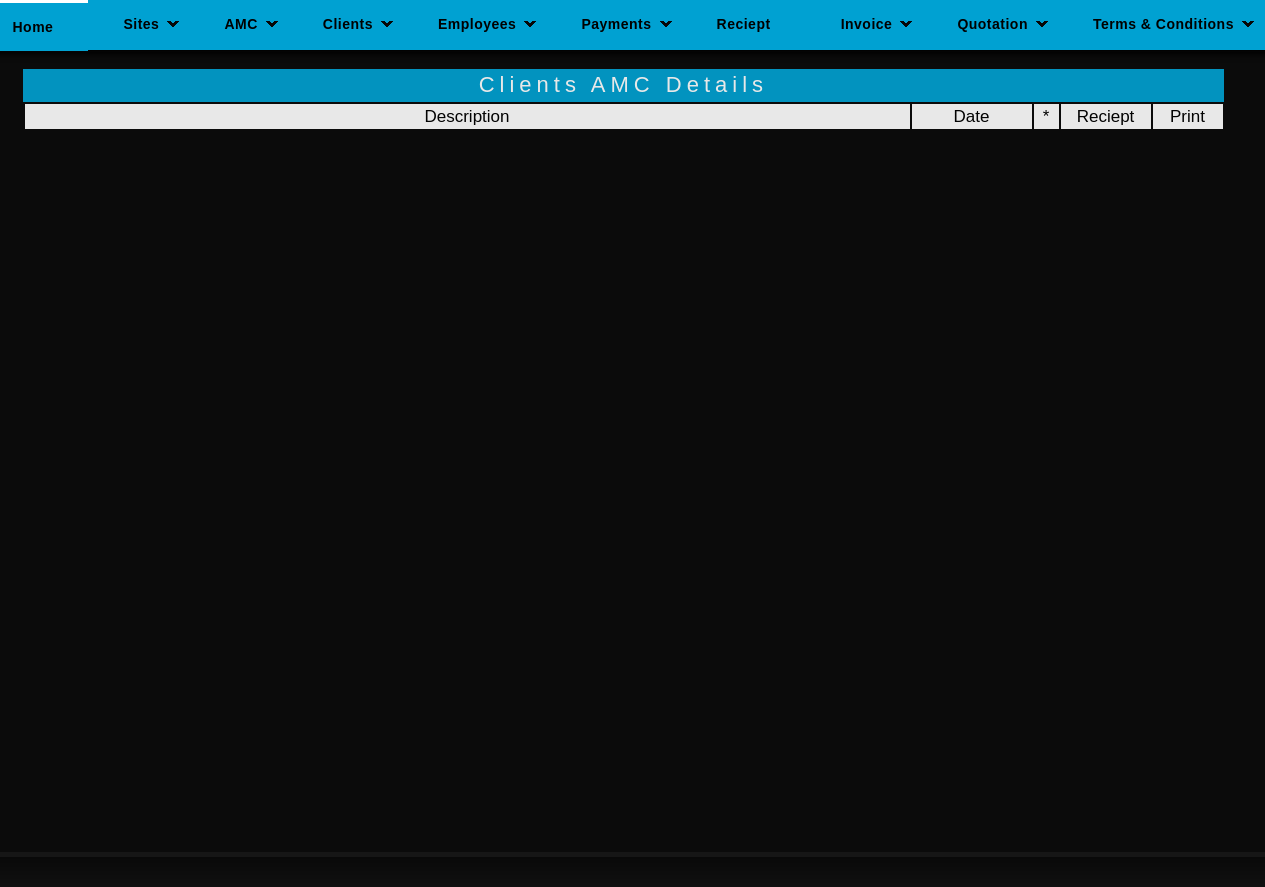
Before: /reciept_detail.php?id=89 with the older database file.
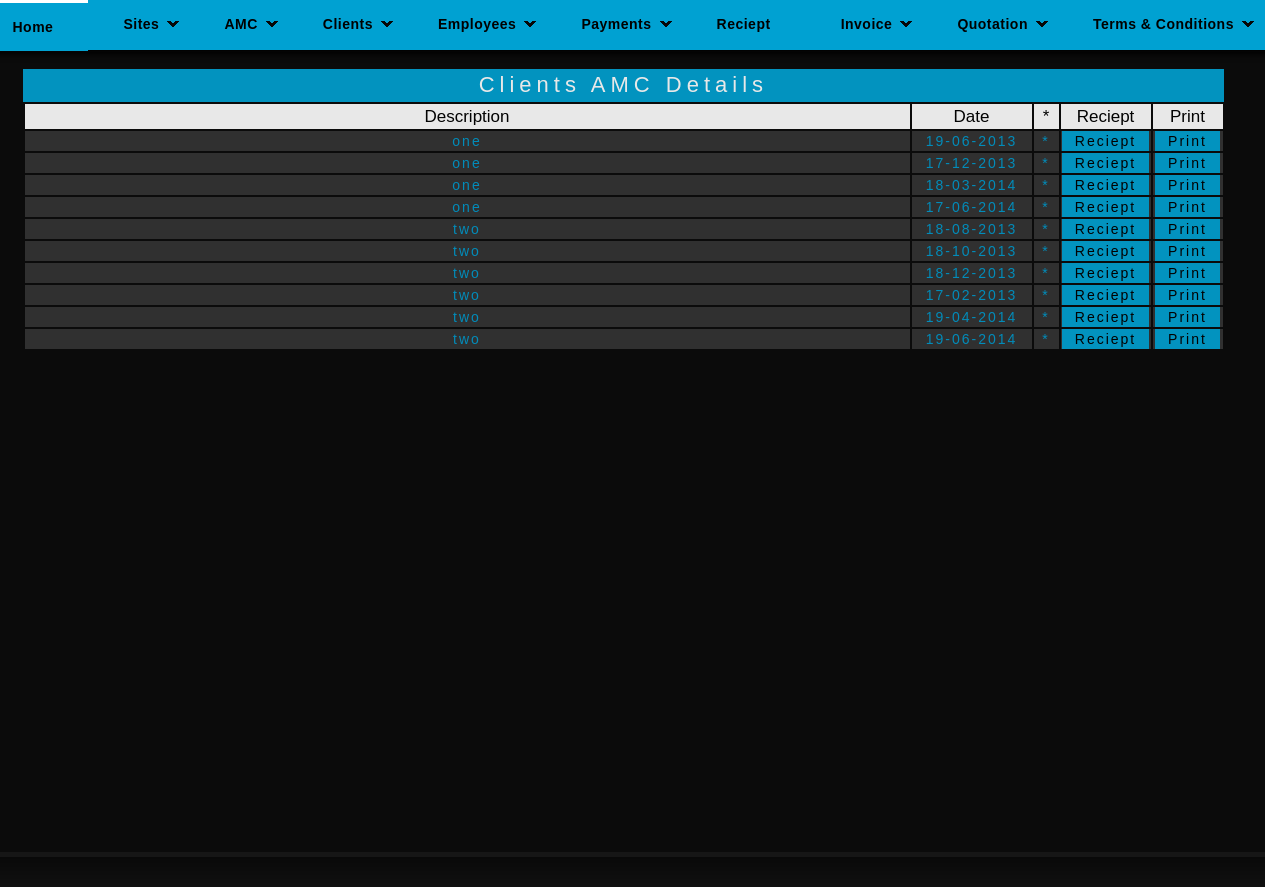
After: the same page with the newer database file.
### tables this page shows
CREATE TABLE IF NOT EXISTS `reminder` (
  `r_id` int(11) NOT NULL AUTO_INCREMENT,
  `i_id` int(11) NOT NULL,
  `r_name` varchar(25) NOT NULL,
  `r_des` varchar(100) NOT NULL,
  `r_date` date NOT NULL,
  `r_r` varchar(11) NOT NULL,
  PRIMARY KEY (`r_id`)
);

### reciept_detail.php (the view, shortened to what this page needs)
<?php
	$a=$_REQUEST['id'];
	$c_qry_f="select * from reminder where i_id='$a'";
	$c_res_f=mysql_query($c_qry_f);
?>
<html>
<head>
<link rel="stylesheet" href="styles.css" type="text/css" />
</head>
<body>
<div id="container">
	    <?php
	include("header.php");
	?>
    <div id="sub-header">
	<div class="quo">
    	<br />
		<div class="quotation"><center>Clients AMC Details</center></div>
        <div>
		<form action="" method="post">
        <table>
        <tr class="emp_header5">
        <td width="885">Description</td>
        <td width="120">Date</td>
        <td width="25">*</td>
        <td width="90">Reciept</td>
        <td width="70">Print</td>
        </tr>
		<?php
		while($row=mysql_fetch_array($c_res_f))
		{
			echo "<tr class='emp_header3' align='center'>";
			echo "<td>";
			echo $row[3];
			echo "</td>";
			echo "<td>";
			$date=$row[4];
			echo date('d-m-Y', strtotime("$date"));
			echo "</td>";
			echo "<td>";
			echo $row[5];
			echo "</td>";
			echo "<td class='print'>";
			echo "<a href='addreciept.php?id=$row[0]&&id2=$a'>Reciept</a>";
			echo "</td>";
			echo "<td class='print'>";
			echo "<a href='recieptpdf.php?id=$row[0]&&id2=$a'>Print</a>";
			echo "</td>";
			echo "</tr>";
		}
		?>
        </table>
        <br>
        </form>
        </div>
    </div>
    </div>
    </div>
 <div id="footer">
    </div>
</body>
</html>

Changed rows visible on the page:
added reminder: r_des "one", r_date "19-06-2013", r_r "*"
added reminder: r_des "one", r_date "17-12-2013", r_r "*"
added reminder: r_des "one", r_date "18-03-2014", r_r "*"
added reminder: r_des "one", r_date "17-06-2014", r_r "*"
added reminder: r_des "two", r_date "18-08-2013", r_r "*"
added reminder: r_des "two", r_date "18-10-2013", r_r "*"
added reminder: r_des "two", r_date "18-12-2013", r_r "*"
added reminder: r_des "two", r_date "17-02-2013", r_r "*"
added reminder: r_des "two", r_date "19-04-2014", r_r "*"
added reminder: r_des "two", r_date "19-06-2014", r_r "*"
